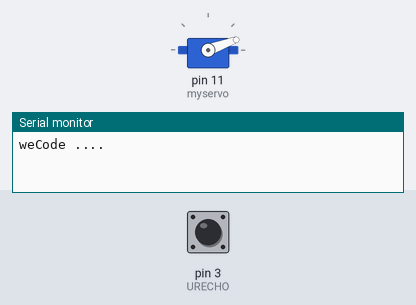
A sketch run on a simulated Arduino Uno, built with avr-gcc and run on an emulated ATmega328P. Shown: servo, the last lines printed to the serial monitor. The inputs (shaded band) are chosen by the test bench; at power-on: pin 3 (URECHO) LOW.

Above: at 3.6 s.
At 17.5 s:
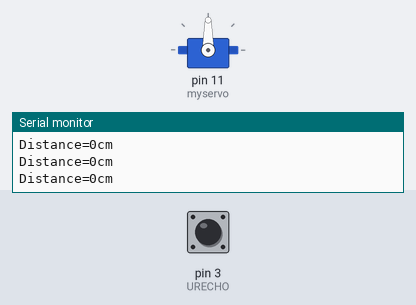
17.6 s: pin 3 (URECHO) pulsed HIGH 2 times (0.12 s each, 0.3 s apart)
At 19.8 s:
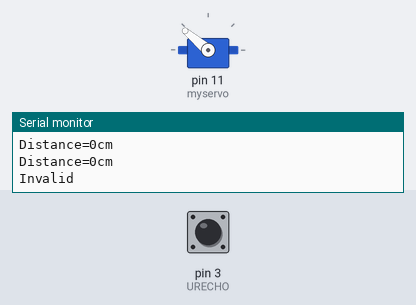
Timing chart, 0 to 27.1 s (numbered marks = the images above; inputs shaded):
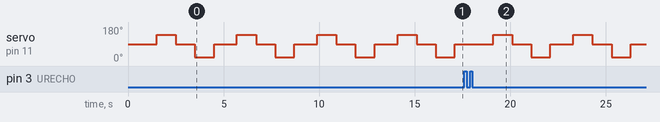

Measured:
- by itself, servo on pin 11 (myservo): repeats every 4.2 s: 90° 1.0 s, 20° 1.0 s, 90° 1.2 s, 140° 1.0 s

The sketch:

code.ino
```cpp
#include <Servo.h>

Servo myservo;
int pos_1 = 140, pos_2 = 20, pos_start = 90;

int URECHO = 3;
int URTRIG = 5;

unsigned int DistanceMeasured = 0;

void setup()
{
  //Serial initialization
  Serial.begin(9600);
  pinMode(URTRIG, OUTPUT);
  digitalWrite(URTRIG, HIGH);
  pinMode(URECHO, INPUT);
  myservo.attach(11);
  myservo.write(90);
  delay(500);
  Serial.println("weCode .... ");

}
void loop()
{

  digitalWrite(URTRIG, LOW);
  digitalWrite(URTRIG, HIGH);

  unsigned long LowLevelTime = pulseIn(URECHO, LOW) ;
  if (LowLevelTime >= 50000)
  {
    Serial.println("Invalid");
  }
  else
  {
    DistanceMeasured = LowLevelTime / 50;
    if(DistanceMeasured <=20)
    {
     myservo.write(pos_1);
     delay(1000);
     myservo.write(pos_start);
     delay(1000);
     myservo.write(pos_2);
     delay(1000);
     myservo.write(pos_start);


     Serial.print("Distance=");
     Serial.print(DistanceMeasured);
     Serial.println("cm");
    }

  }

  delay(200);
}
```
